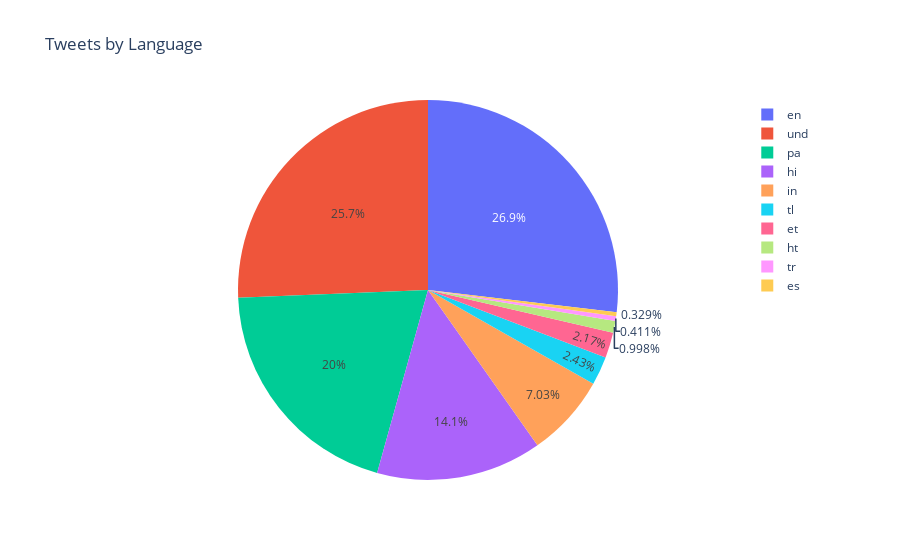

Notebook code for this chart:
### Code cell
lang_counts = df.groupby('lang')['id'].count().to_frame().reset_index()
lang_counts.columns = ['lang', 'count']
lang_counts.sort_values(by='count', inplace=True, ascending=False)
fg = px.pie(lang_counts[:10], values='count', names='lang', title='Tweets by Language')
fg.write_image(os.path.join(PATH_OUT, 'plots/language-dist.svg'))
fg.show()

### Figure 1 — Plotly figure (JSON) as saved in the notebook; plotly's stock layout.template omitted (floating-point values rounded to 4 significant figures)
{"data": [{"domain": {"x": [0, 1], "y": [0, 1]}, "hovertemplate": "lang=%{label}<br>count=%{value}<extra></extra>", "labels": ["en", "und", "pa", "hi", "in", "tl", "et", "ht", "tr", "es"], "legendgroup": "", "name": "", "showlegend": true, "type": "pie", "values": [2612, 2494, 1947, 1369, 683, 236, 211, 97, 40, 32]}], "layout": {"legend": {"tracegroupgap": 0}, "title": {"text": "Tweets by Language"}}}
